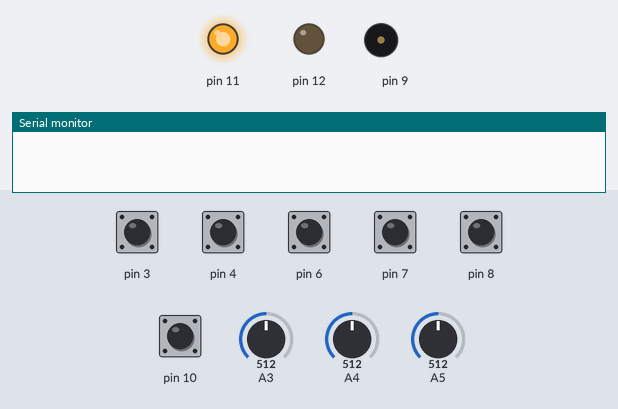
A sketch run on a simulated Arduino Uno, built with avr-gcc and run on an emulated ATmega328P. Shown: output pins drawn as LEDs (lit = HIGH), buzzer (waves = sounding), the last lines printed to the serial monitor. Inputs (shaded band) come from the test bench; at power-on: pin 3, pin 4, pin 6–8, pin 10 HIGH, A3 = 512, A4 = 512, A5 = 512. Random numbers use the default seed unless the sketch sets one.

Above: at 1.2 s.
1.3 s: pin 3 pulled LOW for 0.15 s
At 1.8 s:
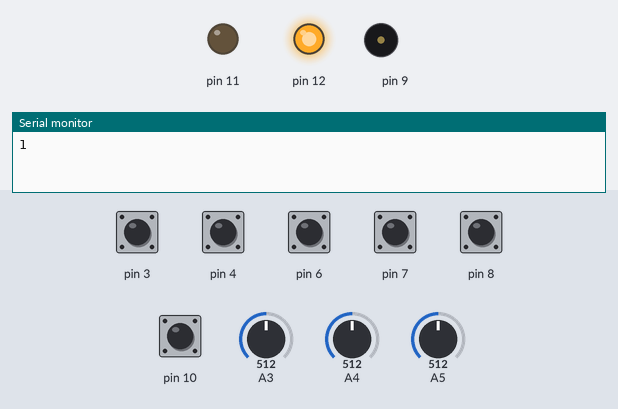
2.9 s: pin 4 pulled LOW for 0.15 s
5.0 s: pin 6 pulled LOW for 0.15 s
8.0 s: pin 8 pulled LOW for 1 s
11.0 s: pin 10 pulled LOW for 1 s
14.0 s: pin 3 pulled LOW for 1 s
At 16.4 s:
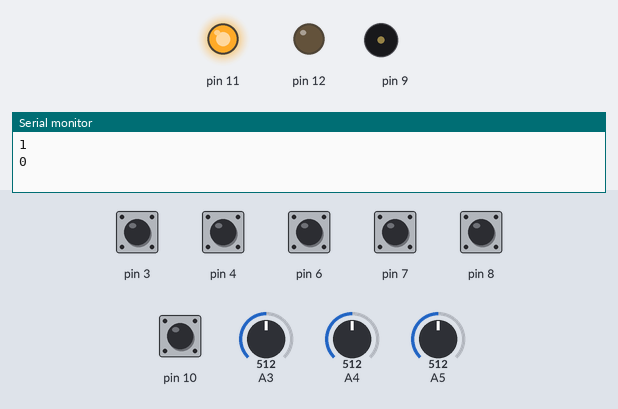
Timing chart, 0 to 17.5 s (numbered marks = the images above; inputs shaded):
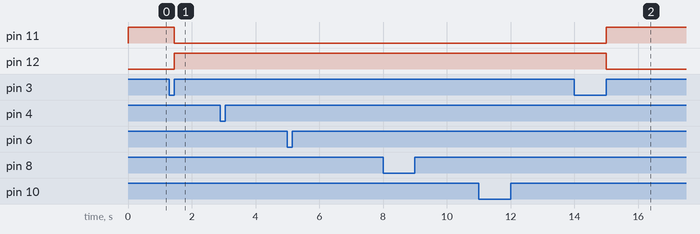

Measured:
- after the input at 1.3 s, pin 11: HIGH → LOW after 0.15 s; pin 12: LOW → HIGH after 0.15 s
- after the input at 14.0 s, pin 11: LOW → HIGH after 1.0 s; pin 12: HIGH → LOW after 1.0 s

The sketch:

BirdVoice.ino
```cpp
//加速度センサが基準とする0gの値
const int XG0 = 756; //基本姿勢の関係でXの0gの値が大きい。
const int YG0 = 511;
const int ZG0 = 495;

int mode, Do, Re, Mi, Fa, So, preX, preY, preZ;
float degX, degY, degZ;
bool check, b4, b6, b7, b8, b10;

void setup() {
  Serial.begin(9600);
  //ピンモード
  pinMode(3, INPUT_PULLUP);
  pinMode(4, INPUT_PULLUP);
  //D5ピンはうまく反応しなかったため使用せず
  pinMode(6, INPUT_PULLUP);
  pinMode(7, INPUT_PULLUP);
  pinMode(8, INPUT_PULLUP);
  pinMode(10, INPUT_PULLUP);
  pinMode(11, OUTPUT);
  pinMode(12, OUTPUT);

  mode = 0;//ドレミ演奏と鳥のさえずりの切り替え
  check = false;//切り替えボタンが押されたことの判定用

  //各音のボタンが押されたことの判定
  b4 = false;
  b6 = false;
  b7 = false;
  b8 = false;
  b10 = false;

  //音程
  Do = 1046;
  Re = 1170;
  Mi = 1318;
  Fa = 1369;
  So = 1567;

 }

//加速度センサの値を取得する関数
void kakudo(int x, int y, int z){
  //ローパスフィルタ
  int nowX = preX * 0.9 + x * 0.1;
  int nowY = preY * 0.9 + y * 0.1;
  int nowZ = preZ * 0.9 + z * 0.1;
  preX = nowX;
  preY = nowY;
  preZ = nowZ;
  degX = degrees(atan(nowX / (float)nowZ));
  degY = degrees(atan(nowY / (float)nowZ));
}

void loop() {
  int change = digitalRead(3);
  int di4 = digitalRead(4);
  int di6 = digitalRead(6);
  int di7 = digitalRead(7);
  int di8= digitalRead(8);
  int di10 = digitalRead(10);

  //ボタンを離した瞬間にドレミ演奏と鳥の鳴き声の切り替え
  if(check == false && change == LOW){
    check = true;
  }else if(check == true && change == HIGH){
    switch(mode){
      case 0:
        mode = 1;
        break;
      case 1:
        mode = 0;

        break;
  }
    check = false;
    Serial.println(mode);
  }

  //ドレミ
  //それぞれ音が鳴る前にそれよりも少し低い音から目標までゆっくりと高くしていき、ボタンを離すと反対にゆっくりと低くしてから消音することで、音の立ち上がりと余韻を表現した。

  if(mode == 0){
    //赤色LEDを点灯
    digitalWrite(11, HIGH);
    digitalWrite(12, LOW);
    //ド
    if(di4 == LOW && b4 == false){
      Serial.println(mode);
      Serial.println(b7);
      b4 = true;
        for(int i = Do - 70;i<Do;i++){
          tone(9, i);
          delay(2);
        }
    }
    if(di4 == LOW && b4 == true){
      tone(9, Do);
      delay(2);
    }
    if(di4 == HIGH && b4 == true){
      for(int i = Do;i>Do-70;i--){
        tone(9, i);
        delay(2);
      }
      noTone(9);
      b4 = false;
    }

    //レ
    if(di6 == LOW && b6 == false){
      b6 = true;
        for(int i = Re - 70;i<Re;i++){
          tone(9, i);
          delay(2);
        }
      tone(9, Re);
      delay(1000);
    }
    if(di6 == HIGH && b6 == true){
      for(int i = Re;i>Re-70;i--){
        tone(9, i);
        delay(2);
      }
      noTone(9);
      b6 = false;
    }

    //ミ

    if(di7 == LOW && b7 == false){
      b7 = true;
        for(int i = Mi - 70;i<Mi;i++){
          tone(9, i);
          delay(2);
        }
      tone(9, Mi);
      delay(1000);
    }
    if(di7 == HIGH && b7 == true){
      for(int i = Mi;i>Mi-70;i--){
        tone(9, i);
        delay(2);
      }
      noTone(9);
      b7 = false;
    }
    //ファ
    if(di8 == LOW && b8 == false){
      b8 = true;
        for(int i = Fa - 70;i<Fa;i++){
          tone(9, i);
          delay(2);
        }
      tone(9, Fa);
      delay(1000);
    }
    if(di8 == HIGH && b8 == true){
      for(int i = Fa;i>Fa-70;i--){
        tone(9, i);
        delay(2);
      }
      noTone(9);
      b8 = false;
    }
    //ソ
    if(di10 == LOW && b10 == false){
      b10 = true;
        for(int i = So - 70;i<So;i++){
          tone(9, i);
          delay(2);
        }
      tone(9, So);
      delay(1000);
    }
    if(di10 == HIGH && b10 == true){
      for(int i = So;i>So-70;i--){
        tone(9, i);
        delay(2);
      }
      noTone(9);
      b10 = false;
    }
}
  // 鳥の鳴き声
  else if(mode == 1){
    //黄色LEDを点灯
    digitalWrite(12, HIGH);
    digitalWrite(11, LOW);

    //for文によって音を連続的に変化させることで、鳥の鳴き声の響きを表現した
    //音の立ち上がりをボタンを押した瞬間のみ再現するため、ボタンが押されたときをbool値のb4、b6、b7、b8、b10で判定する
    //kakudo関数で傾きを検出し、音の高低を変化させることで、鳥が巣箱の中で動き回りながら鳴く様子を表現した

    //シジュウカラ
    if(di4 == LOW && b4 == false){
      b4 = true;
      while(di4 == LOW){
        kakudo(analogRead(3) - XG0, analogRead(4) - YG0, analogRead(5) - ZG0);
        di4 = digitalRead(4);
        for(int i = 2500;i<3000;i+=10){
          tone(9, i - degX * 10 - degY * 10);
          delay(1);
        }
        for(int i = 2000;i<2500;i+=4){
          tone(9, i - degX * 10 - degY * 10);
          delay(2);
        }
        noTone(9);
        delay(10);
      }
    }
    if(di4 == HIGH && b4 == true){
      noTone(9);
      b4 = false;
    }
    //ヒヨドリ
    if(di6 == LOW && b6 == false){
      b6 = true;
      while(di6 == LOW){
        kakudo(analogRead(3) - XG0, analogRead(4) - YG0, analogRead(5) - ZG0);
        di6 = digitalRead(4);
        for(int i = 1000;i<1200;i+=2){
          tone(9, i - degX * 10 - degY * 10);
          delay(1);
        }
        noTone(9);
        delay(200);
        for(int i = 2000;i<2200;i+=2){
          tone(9, i - degX * 10 - degY * 10);
          delay(2);
        }
        noTone(9);
        delay(200);
        for(int i = 2000;i<2200;i+=2){
          tone(9, i - degX * 10 - degY * 10);
          delay(2);
        }
        noTone(9);
        delay(200);
      }
    }

    if(di6 == HIGH && b6 == true){
      noTone(9);
      b6 = false;
    }

    //メジロ
    if(di7 == LOW && b7 == false){
      b7 = true;
      while(di7 == LOW){
        kakudo(analogRead(3) - XG0, analogRead(4) - YG0, analogRead(5) - ZG0);
        di7 = digitalRead(4);
        for(int j = 0;j<3;j++){
          for(int i = 1800;i<2000;i+=5){
            tone(9, i - degX * 10 - degY * 10);
            delay(10);
          }
        noTone(9);
        delay(random(21, 501));
      }
      }
    }

    if(di7 == HIGH && b7 == true){
      noTone(9);
      b7 = false;
    }

    //ホオジロ
    if(di8 == LOW && b8 == false){
      b8 = true;
      while(di8 == LOW){
        kakudo(analogRead(3) - XG0, analogRead(4) - YG0, analogRead(5) - ZG0);
        di8 = digitalRead(4);
        for(int i = 2000;i>1800;i-=10){
          tone(9, i  - degX * 10 - degY * 10);
          delay(5);
        }
        noTone(9);
        delay(100);
        for(int i = 2200;i>2000;i-=15){
          tone(9, i  - degX * 10 - degY * 10);
          delay(5);
        }
        noTone(9);
        delay(5);
        for(int i = 2200;i>2000;i-=15){
          tone(9, i  - degX * 10 - degY * 10);
          delay(5);
        }
        noTone(9);
        delay(100);
        for(int j = 0;j<7;j++){
          for(int i = 3000;i>1000;i-=100){
            tone(9, i  - degX * 10 - degY * 10);
            delay(1);
        }
        }
        noTone(9);
        delay(100);
      }
    }

    if(di8 == HIGH && b8 == true){
      noTone(9);
      b8 = false;
    }


    //ヤマゲラ
    if(di10 == LOW && b10 == false){
      b10 = true;
      while(di10 == LOW){
        kakudo(analogRead(3) - XG0, analogRead(4) - YG0, analogRead(5) - ZG0);
        di10 = digitalRead(8);
        for(int j = 0;j<3;j++){
          for(int i = 2000;i<2200;i+=10){
          tone(9, i  - degX * 10 - degY * 10);
          delay(7);
        }
        }
        noTone(9);
        delay(50);
        for(int i = 1950;i<2000;i+=1){
            tone(9, i  - degX * 10 - degY * 10);
            delay(1);
        }
        for(int i = 2000;i>1900;i-=5){
            tone(9, i  - degX * 10 - degY * 10);
            delay(5);
          }
        noTone(9);
        delay(100);
      }
    }

    if(di10 == HIGH && b10 == true){
      noTone(9);
      b10 = false;
    }
}
}
```
